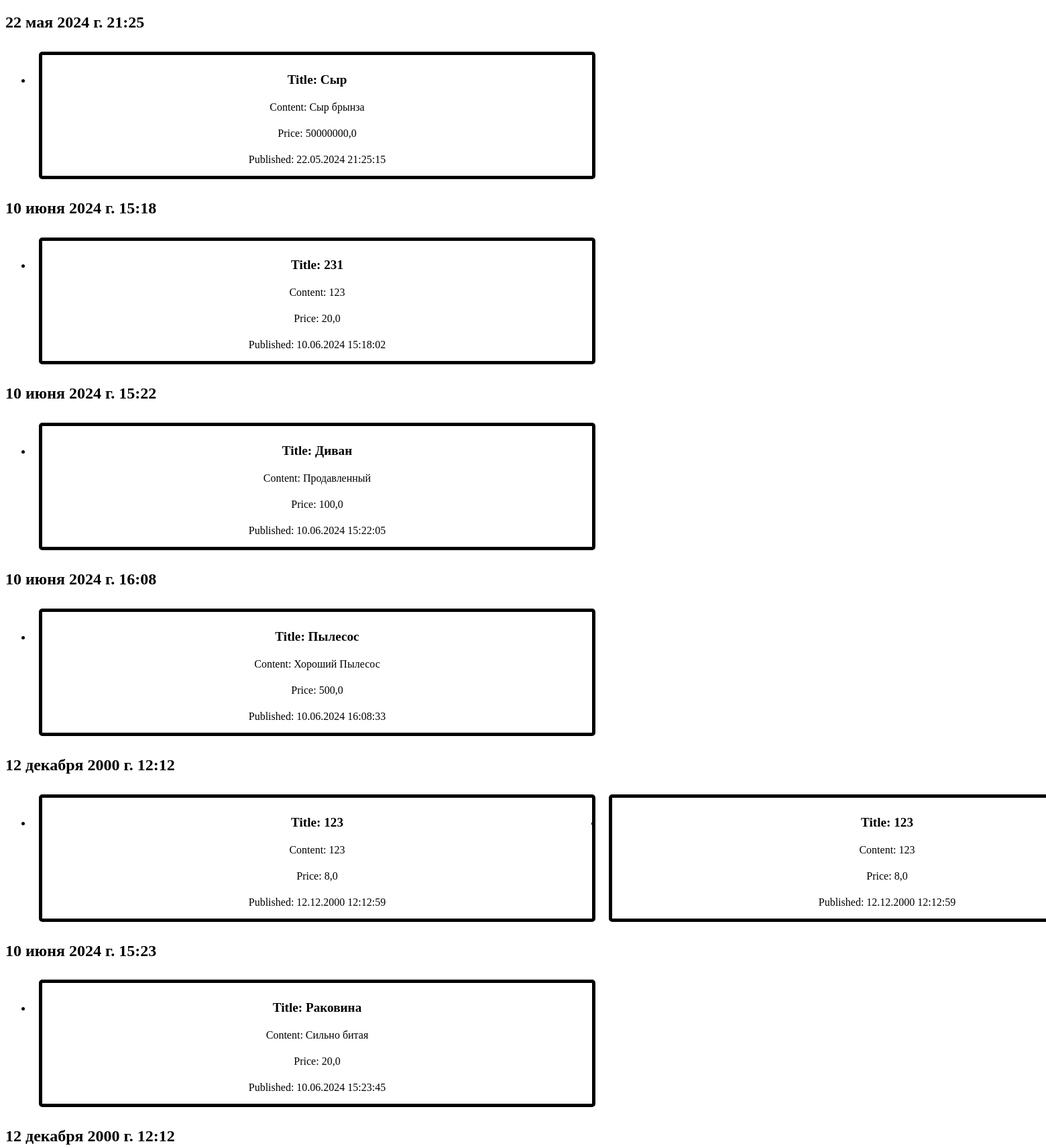
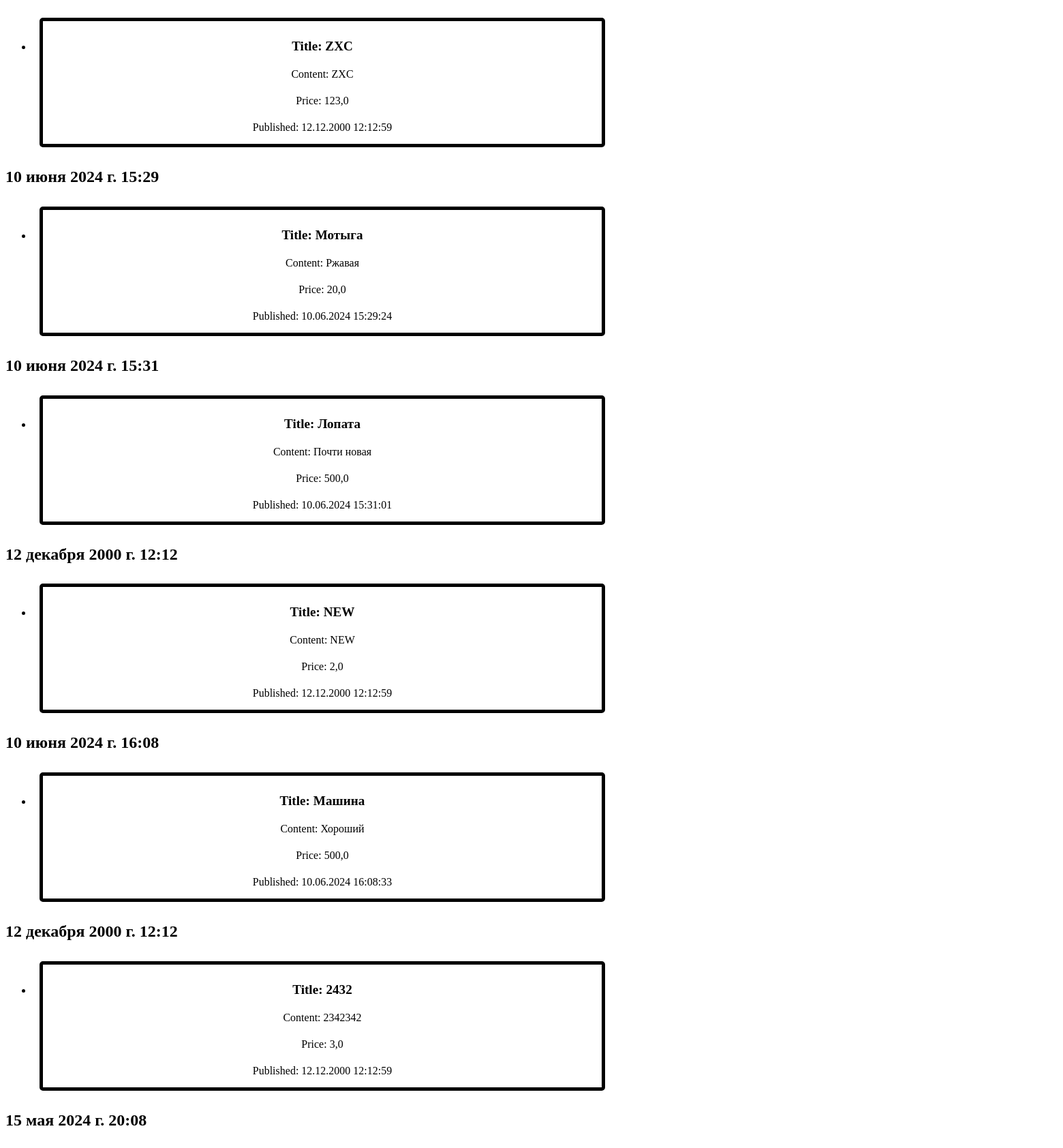
The page /bboard/catalog/ (upper part) on the database its author committed (2 pictures, top to bottom).
### bboard/models.py (models this page shows, shortened)
class Bb(models.Model):
    class Kinds(models.TextChoices):
        BUY = 'b', "Куплю"
        SELL = 's', "Продам"
        EXCHANGE = 'c', "Обменяю"
        RENT = 'r'
    kind = models.CharField(max_length=1, choices=Kinds.choices, default=Kinds.SELL)
    rubric = models.ForeignKey(Rubric, null=True, on_delete=models.PROTECT, verbose_name='Рубрика')
    title = models.CharField(max_length=50, verbose_name='Товар')
    content = models.TextField(null=True, blank=True, verbose_name='Описание')
    price = models.FloatField(null=True, blank=True, verbose_name='Цена')
    published = models.DateTimeField(verbose_name='Опубликованно')
    def title_and_price(self):
        if self.price:
            return '%s (%.2f)' % (self.title, self.price)
        else:
            return self.title
    title_and_price.short_description = 'Название и цена'
    class Meta:
        verbose_name_plural = 'Объявления'
        verbose_name = 'Объявление'
        ordering = ['rubric']

### bboard/views.py (the view)
# urls.py: path('catalog/', BbCardsView.as_view(), name='bb_card'),
class BbCardsView(ListView):
    model = Bb
    template_name = 'bboard/catalog.html'
    ordering = ['-published']
    def get_context_data(self, **kwargs):
        context = super().get_context_data(**kwargs)
        context['bbs'] = Bb.objects.all()
        return context

### bboard/templates/bboard/catalog.html (shortened to what this page needs)
{% load static %}
<!DOCTYPE html>
<html lang="en">
<head>
    <link rel="stylesheet" type="text/css" href="{% static 'bboard/style2.css' %}">
      </head>
      <body></body>
            {% block content %}
            {% regroup bbs by published as grouped_bbs %}
            {% for publish_group in grouped_bbs %}
            <h2>{{ publish_group.grouper }}</h2>
            <ul style="display:flex; ">
                {% for bb in publish_group.list %}
                <li ><div class="card">
                    <h2 >Title: {{ bb.title }}</h2>
                    <p >Content: {{bb.content}}</p>
                    <p >Price: {{bb.price}}</p>
                    <p >Published: {{ bb.published|date:"d.m.Y H:i:s" }}</p>
                </div></li>
                {% endfor %}
            </ul>
            {% endfor %}
            {% endblock %}
      </body>
</html>

### bboard/static/bboard/style2.css (style rules this page uses)
.card { border: 5px solid black; border-radius: 5px; padding: 10px; margin: 10px; width: 50rem; display:flex; vertical-align: top; background-color:white; flex-direction: column; align-items: center; }
.card h2 { font-size: 1.2em; margin-bottom: 5px; }
.card p { margin-bottom: 5px; }

### rows shown on the page
Bb: grouper "22 мая 2024 г. 21:25", title "Сыр", content "Сыр брынза", price "50000000,0", published "22.05.2024 21:25:15"
Bb: grouper "10 июня 2024 г. 15:18", title "231", content "123", price "20,0", published "10.06.2024 15:18:02"
Bb: grouper "10 июня 2024 г. 15:22", title "Диван", content "Продавленный", price "100,0", published "10.06.2024 15:22:05"
Bb: grouper "10 июня 2024 г. 16:08", title "Пылесос", content "Хороший Пылесос", price "500,0", published "10.06.2024 16:08:33"
Bb: grouper "12 декабря 2000 г. 12:12", title "123", content "123", price "8,0", published "12.12.2000 12:12:59"
Bb: title "123", content "123", price "8,0", published "12.12.2000 12:12:59"
Bb: grouper "10 июня 2024 г. 15:23", title "Раковина", content "Сильно битая", price "20,0", published "10.06.2024 15:23:45"
Bb: grouper "12 декабря 2000 г. 12:12", title "ZXC", content "ZXC", price "123,0", published "12.12.2000 12:12:59"
Bb: grouper "10 июня 2024 г. 15:29", title "Мотыга", content "Ржавая", price "20,0", published "10.06.2024 15:29:24"
Bb: grouper "10 июня 2024 г. 15:31", title "Лопата", content "Почти новая", price "500,0", published "10.06.2024 15:31:01"
Bb: grouper "12 декабря 2000 г. 12:12", title "NEW", content "NEW", price "2,0", published "12.12.2000 12:12:59"
Bb: grouper "10 июня 2024 г. 16:08", title "Машина", content "Хороший", price "500,0", published "10.06.2024 16:08:33"
Bb: grouper "12 декабря 2000 г. 12:12", title "2432", content "2342342", price "3,0", published "12.12.2000 12:12:59"
Bb: grouper "15 мая 2024 г. 20:08"
